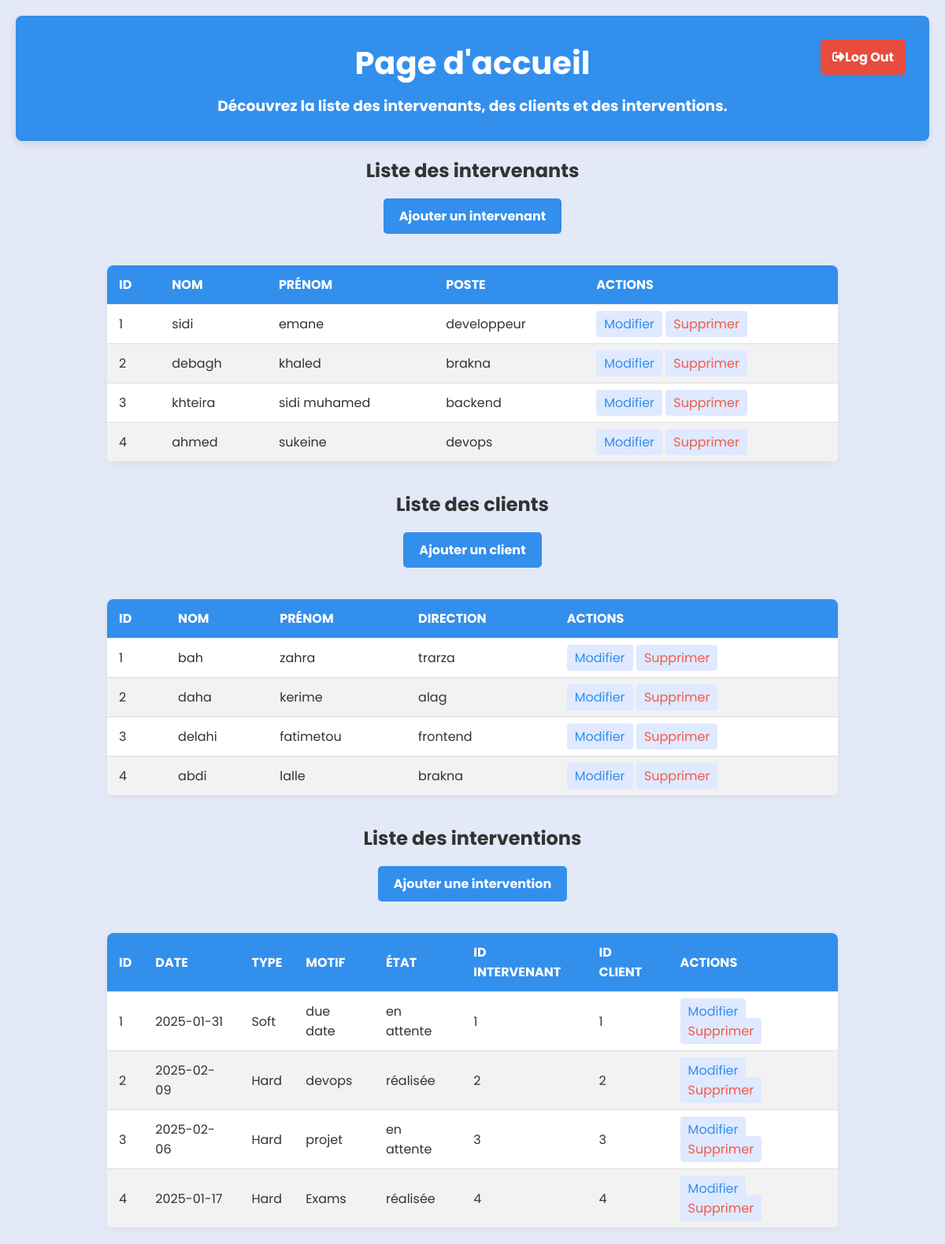
Page /list on the committed database.
### app.py (models this page shows)
class Intervenant(db.Model):
    __tablename__ = 'intervenant'
    IdIntervenant = db.Column(db.Integer, primary_key=True, autoincrement=True)
    Nom = db.Column(db.String(50), nullable=False)
    Prenom = db.Column(db.String(50), nullable=False)
    Poste = db.Column(db.String(50), nullable=False)
    interventions = db.relationship('Intervention', backref='intervenant', lazy=True, cascade='all, delete-orphan')

class Client(db.Model):
    __tablename__ = 'client'
    IdClient = db.Column(db.Integer, primary_key=True, autoincrement=True)
    Nom = db.Column(db.String(50), nullable=False)
    Prenom = db.Column(db.String(50), nullable=False)
    direction = db.Column(db.String(50), nullable=False)
    interventions = db.relationship('Intervention', backref='client', lazy=True, cascade='all, delete-orphan')

class Intervention(db.Model):
    __tablename__ = 'intervention'
    Id = db.Column(db.Integer, primary_key=True, autoincrement=True)
    date = db.Column(db.Date, nullable=False)
    type = db.Column(db.String(10), nullable=False)
    Motive = db.Column(db.String(255), nullable=False)
    etat = db.Column(db.String(20), nullable=False)
    IdIntervenant = db.Column(db.Integer, db.ForeignKey('intervenant.IdIntervenant'), nullable=False)
    IdClient = db.Column(db.Integer, db.ForeignKey('client.IdClient'), nullable=False)

### app.py (the view)
@app.route('/list')
def homepage():
    intervenants = Intervenant.query.all()
    clients = Client.query.all()
    interventions = Intervention.query.all()
    return render_template('home.html', intervenants=intervenants,clients=clients,interventions=interventions )

### templates/home.html (shortened to what this page needs)
<!DOCTYPE html>
<html lang="en">
<head>
    <link rel="stylesheet" href="https://cdnjs.cloudflare.com/ajax/libs/font-awesome/6.0.0/css/all.min.css">
    <link rel="stylesheet" type="text/css" href="{{ url_for('static', filename='stylehome.css') }}">
    <link rel="stylesheet" href="https://cdnjs.cloudflare.com/ajax/libs/font-awesome/5.15.4/css/all.min.css" />
</head>
<body>
<div class="welcome-section">
    <a class ="logout-link"  href="{{url_for('logout')}}"><i class="fas fa-sign-out-alt"></i>Log Out</a>
   <h1>Page d'accueil</h1>
    <h3>Découvrez la liste des intervenants, des clients et des interventions.</h3>
</div>
    <h2>Liste des intervenants</h2>
                <br>
    <a class="add-boutton" href="{{ url_for('add_intervenant') }}">Ajouter un intervenant</a>
    <table class ="t1">
        <thead>
            <tr>
                <th>Id</th>
                <th>Nom</th>
                <th>Prénom</th>
                <th>Poste</th>
                <th>Actions</th>
            </tr>
        </thead>
        <tbody>
            {% for intervenant in intervenants %}
                <tr>
                    <td>{{ intervenant.IdIntervenant}}</td>
                    <td>{{ intervenant.Nom }}</td>
                    <td>{{ intervenant.Prenom }}</td>
                    <td>{{ intervenant.Poste }}</td>
                    <td>
                        <a class = "mod" href="{{ url_for('edit_intervenantform', id=intervenant.IdIntervenant) }}">Modifier</a>
                        <a class = "del" href="{{ url_for('delete_intervenant', id=intervenant.IdIntervenant) }}">Supprimer</a>
                    </td>
                </tr>
            {% endfor %}
        </tbody>
    </table>
    <br><br>
    <h2>Liste des clients</h2>
    <br>
    <a class="add-boutton" href="{{ url_for('add_client') }}">Ajouter un client</a>
    <table>
        <thead>
            <tr>
                <th>Id</th>
                <th>Nom</th>
                <th>Prénom</th>
                <th>Direction</th>
                <th>Actions</th>
            </tr>
        </thead>
        <tbody>
            {% for client in clients %}
                <tr>
                    <td>{{ client.IdClient}}</td>
                    <td>{{ client.Nom }}</td>
                    <td>{{ client.Prenom }}</td>
                    <td>{{ client.direction }}</td>
                    <td>
                        <a class = "mod" href="{{ url_for('edit_clientform', id=client.IdClient) }}">Modifier</a>
                        <a class = "del" href="{{ url_for('delete_client', id=client.IdClient) }}">Supprimer</a>
                    </td>
                </tr>
            {% endfor %}
        </tbody>
    </table>
<br><br>
     <h2>Liste des interventions</h2>
                    <br>
     <a class="add-boutton" href="{{ url_for('add_intervention') }}">Ajouter une intervention</a>
    <table>
        <thead>
            <tr>
                <th>Id</th>
                <th>Date</th>
                <th>Type</th>
                <th>Motif</th>
                <th>État</th>
                <th>ID Intervenant</th>
                <th>ID Client</th>
                <th>Actions</th>
            </tr>
        </thead>
        <tbody>
            {% for intervention in interventions %}
                <tr>
                    <td>{{ intervention.Id }}</td>
                    <td>{{ intervention.date }}</td>
                    <td>{{ intervention.type }}</td>
                    <td>{{ intervention.Motive }}</td>
                    <td>{{ intervention.etat }}</td>
                    <td>{{ intervention.IdIntervenant }}</td>
                    <td>{{ intervention.IdClient }}</td>
                    <td>
                        <a class = "mod" href="{{ url_for('edit_interventionform', id=intervention.Id) }}">Modifier</a>
                        <a class = "del" href="{{ url_for('delete_intervention', id=intervention.Id) }}">Supprimer</a>
                    </td>
                </tr>
            {% endfor %}
        </tbody>
    </table>
</body>
</html>

### static/stylehome.css (style rules this page uses)
:root { --color-default:#004f83; --color-second:#0067ac; --color-white:#fff; --color-body:#e4e9f7; --color-light:#e0e0e0; }
* { padding: 0%; margin: 0%; box-sizing: border-box; font-family: 'Poppins', sans-serif; }
body { font-family: 'Arial', sans-serif; background-color: #E4E9F7; color: #333; display: flex; flex-direction: column; align-items: center; min-height: 100vh; padding: 20px; }
.welcome-section { background-color: #328fec; color: #fff; padding: 30px; text-align: center; width: 100%; border-radius: 8px; box-shadow: 0 4px 10px rgba(0, 0, 0, 0.1); margin-bottom: 20px; }
.welcome-section h1 { font-size: 2.5em; margin-bottom: 10px; }
.logout-link { position: absolute; top: 50px; right: 50px; text-decoration: none; color: white; background-color: #e74c3c; padding: 10px 15px; border-radius: 5px; transition: background-color 0.3s; font-weight: bold; }
table { width: 80%; margin-top: 20px; border-collapse: collapse; background-color: #fff; border-radius: 8px; box-shadow: 0 2px 10px rgba(0, 0, 0, 0.05); overflow: hidden; }
th, td { padding: 12px 15px; text-align: left; border-bottom: 1px solid #ddd; }
th { background-color: #328fec; color: white; text-transform: uppercase; }
tr:nth-child(even) { background-color: #f2f2f2; }
.add-boutton { color: #fff; background-color: #328fec; padding: 10px 20px; border-radius: 5px; text-decoration: none; margin-bottom: 20px; font-weight: bold; transition: background-color 0.3s; }
.mod { color: #328fec; text-decoration: none; background: #dfe9ff; padding: 5px 10px; border-radius: 4px; transition: background-color 0.3s; }
.del { color: #f55948; text-decoration: none; background: #dfe9ff; padding: 5px 10px; border-radius: 4px; transition: background-color 0.3s; }

### rows in the picture
Intervenant: IdIntervenant "1", Nom "sidi", Prenom "emane", Poste "developpeur"
Intervenant: IdIntervenant "2", Nom "debagh", Prenom "khaled", Poste "brakna"
Intervenant: IdIntervenant "3", Nom "khteira", Prenom "sidi muhamed", Poste "backend"
Intervenant: IdIntervenant "4", Nom "ahmed", Prenom "sukeine", Poste "devops"
Client: IdClient "1", Nom "bah", Prenom "zahra", direction "trarza"
Client: IdClient "2", Nom "daha", Prenom "kerime", direction "alag"
Client: IdClient "3", Nom "delahi", Prenom "fatimetou", direction "frontend"
Client: IdClient "4", Nom "abdi", Prenom "lalle", direction "brakna"
Intervention: Id "1", date "2025-01-31", type "Soft", Motive "due date", etat "en attente", IdIntervenant "1", IdClient "1"
Intervention: Id "2", date "2025-02-09", type "Hard", Motive "devops", etat "réalisée", IdIntervenant "2", IdClient "2"
Intervention: Id "3", date "2025-02-06", type "Hard", Motive "projet", etat "en attente", IdIntervenant "3", IdClient "3"
Intervention: Id "4", date "2025-01-17", type "Hard", Motive "Exams", etat "réalisée", IdIntervenant "4", IdClient "4"
